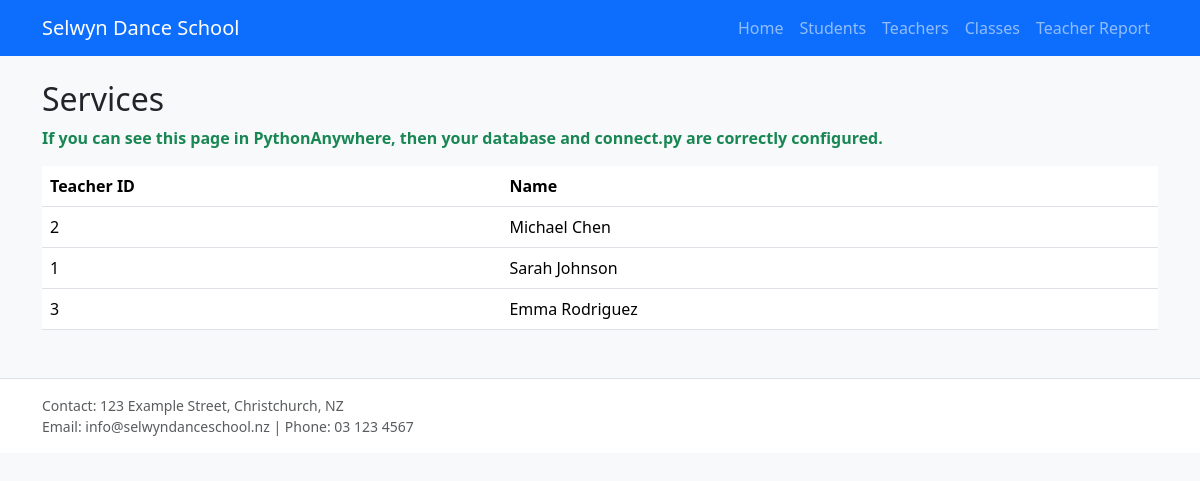
The page /teachers on the database its author committed.
### tables this page shows
CREATE TABLE teachers (    teacher_id INTEGER PRIMARY KEY AUTOINCREMENT,    first_name VARCHAR(100) NOT NULL,    last_name VARCHAR(100) NOT NULL,    email VARCHAR(255) UNIQUE,    phone VARCHAR(20),    is_active INTEGER DEFAULT 1);

### app.py (the view)
@app.route("/teachers")
def teachers():
    cur = db.get_cursor()
    try:
        cur.execute("""
            SELECT teacher_id, first_name, last_name
            FROM teachers
            ORDER BY last_name, first_name;
        """)
        teacher_rows = cur.fetchall()
    finally:
        cur.close()
    template = pick_template("teachers.html", "teacher_list.html")
    return render_template(template, teachers=teacher_rows)

### app.py (called while the page is built)
def pick_template(primary: str, fallback: str) -> str:
    templates_dir = os.path.join(os.path.dirname(__file__), "templates")
    if os.path.exists(os.path.join(templates_dir, primary)):
        return primary
    return fallback

### db.py (called while the page is built)
def get_db():
    if "db_conn" not in g:
        conn = sqlite3.connect(current_app.config["DATABASE"])
        conn.row_factory = sqlite3.Row  # fetch 时可以用 row["col"] 或 row.col
        g.db_conn = conn
    return g.db_conn

def get_cursor():
    return get_db().cursor()

### templates/teacher_list.html (shortened to what this page needs)
{% extends "base.html" %}
{% block content %}
<h2>Services</h2>
<p class="text-success"><strong>If you can see this page in PythonAnywhere, then your database and connect.py
    are correctly configured.</strong>  </p>
<table class="table">
    <tr>
        <th>Teacher ID</th>
        <th>Name</th>
    </tr>
    {% for teacher in teachers %}
    <tr>
        <td>{{ teacher.teacher_id }}</td>
        <td>{{teacher.first_name}} {{teacher.last_name}}</td>
    </tr>
    {% endfor %}
</table>
{% endblock %}

### rows shown on the page
teachers: teacher_id "2", first_name "Michael", last_name "Chen"
teachers: teacher_id "1", first_name "Sarah", last_name "Johnson"
teachers: teacher_id "3", first_name "Emma", last_name "Rodriguez"
